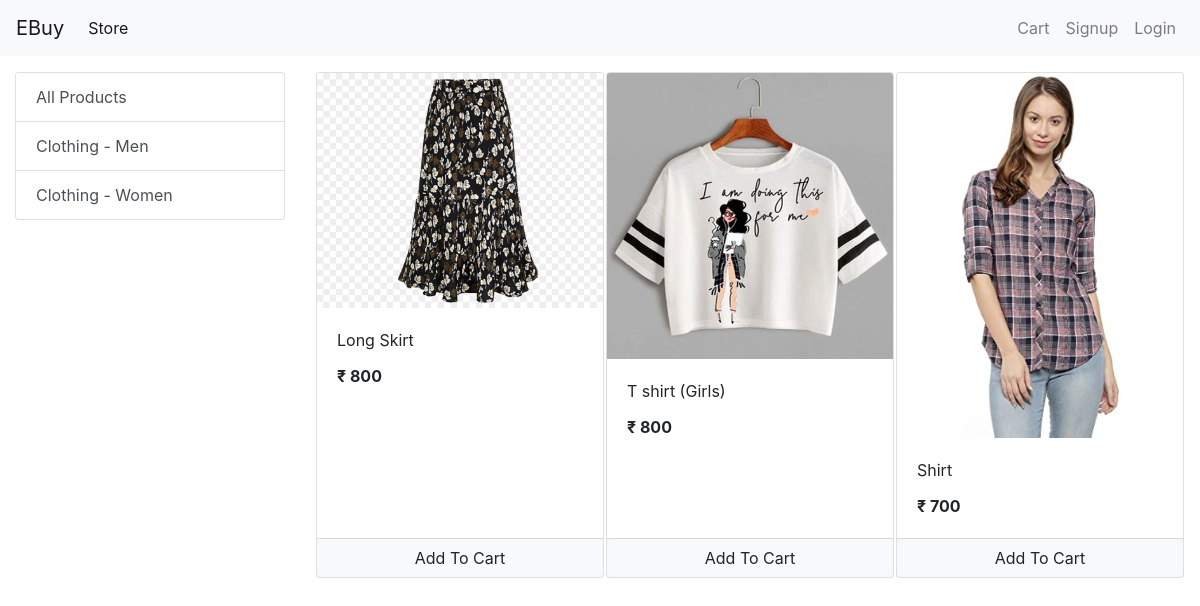
The page / on the database its author committed.
### store/models/category.py (models this page shows, shortened)
class Category(models.Model):
    name = models.CharField(max_length=20)
    @staticmethod
    def get_all_categories():
        return Category.objects.all()

### store/models/products.py (models this page shows, shortened)
class Product(models.Model):
    name = models.CharField(max_length=50)
    price = models.IntegerField(default=0)
    category = models.ForeignKey(Category, on_delete=models.CASCADE,default=1)
    description = models.CharField(max_length=50,default='',null = True,blank = True)
    image = models.ImageField(upload_to='uploads/product/')
    @staticmethod
    def get_all_products():
        return Product.objects.all()

### store/views/home.py (the view, shortened to what this page needs)
# urls.py: path('', Index.as_view(), name='Homepage'),
class Index(View):
    def get(self, request):
        cart = request.session.get('cart')
        if not cart:
            request.session['cart'] = {}
        products = None
        categories = Category.get_all_categories()
        categoryID = request.GET.get('category')
        if categoryID:
            products = Product.get_all_products_by_categoryid(categoryID)
        else:
            products = Product.get_all_products()
        data = {}
        data['products'] = products
        data['categories'] = categories
        return render(request, 'index.html', data)

### store/templatetags/cart.py (called while the page is built)
@register.filter(name='is_in_cart')
def is_in_cart(product, cart):
    keys = cart.keys()
    for id in keys:
        if int(id) == product.id:
            return True
    return False

### store/templatetags/custom_filter.py (called while the page is built)
@register.filter(name='currency')
def currency(number):
    return "₹ "+str(number)

### store/templates/index.html (shortened to what this page needs)
{% extends 'base.html' %}
{% block content %}
{% load cart %}
{% load custom_filter %}
<div class="container-fluid mt-3">
	<div class="row">
		<div class="col-lg-3 mx-auto">
			<div class="list-group">
				<a href="/" class="list-group-item list-group-item-action">All Products</a>
				{% for category in categories %}
				<a href="/?category={{category.id}}"
					class="list-group-item list-group-item-action">{{category.name}}</a>
				{% endfor %}
			</div>
		</div>
		<div id='products' class="col-lg-9 mx-auto">
			<div class="row mx-auto">
				{% for product in products %}
				<div class="card mx-auto mb-3" id={{product.id}} style="width: 18rem;">
					<img class="card-img-top" src="{{product.image.url}}" alt="Card image cap">
					<div class="card-body">
						<p class="card-title">{{product.name}}</p>
						<p class="card-text"><b>{{product.price|currency}}</b></p>
					</div>
					<div class="card-footer p-0 no-gutters">
						{% if product|is_in_cart:request.session.cart %}
						<div class="row no-gutters">
							<form action="/#{{product.id}}" class="col-2 " method="post">
								{% csrf_token %}
								<input hidden type="text" name='product' value='{{product.id}}'>
								<input hidden type="text" name='remove' value='True'>
								<input type="submit" value=" - " class="btn btn-block btn-light border-right">
							</form>
							<div class="text-center col">{{product|cart_quantity:request.session.cart}} in Cart</div>
							<form action="/#{{product.id}}" class="col-2 " method="post">
								{% csrf_token %}
								<input hidden type="text" name='product' value='{{product.id}}'>
								<input type="submit" value=" + " class="btn btn-block btn-light border-left">
							</form>
						</div>
						{% else %}
						<form action="/#{{product.id}}" method="POST" class="btn-block">
							<input type="submit" class="float-right btn btn-light  form-control"
								value="Add To Cart">
						</form>
						{% endif %}
					</div>
				</div>
				{% endfor %}
			</div>
		</div>
	</div>
</div>
{% endblock %}

### rows shown on the page
Category: name "Clothing - Men"
Category: name "Clothing - Women"
Product: {{ product.id }} 1 (drawn), image (picture), name "Long Skirt", price "₹ 800"
Product: image (picture), name "T shirt (Girls)", price "₹ 800"
Product: image (picture), name "Shirt", price "₹ 700"
